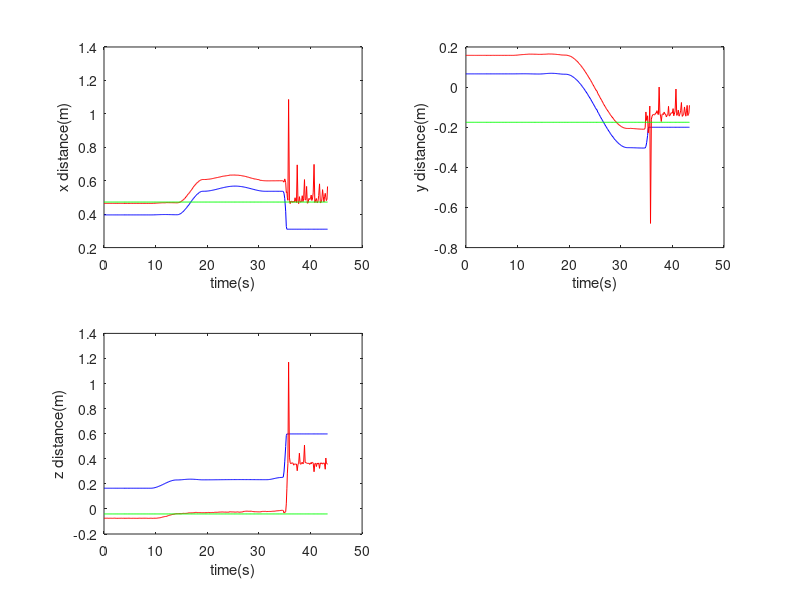

The MATLAB source for this figure: (Note: this script raises an error after producing the figure.)
load aim_point_2_20180829.txt;
sec = aim_point_2_20180829(:,1);
aim_x = aim_point_2_20180829(:,2);
aim_y = aim_point_2_20180829(:,3);
aim_z = aim_point_2_20180829(:,4);

load arm_end_point_20180829.txt;
arm_x = arm_end_point_20180829(:,2);
arm_y = arm_end_point_20180829(:,3);
arm_z = arm_end_point_20180829(:,4);

box_x=0.4724*exp(sec-sec);
box_y=-0.1754*exp(sec-sec);
box_z=-0.04*exp(sec-sec);
figure(2);
subplot(2,2,1);
plot(sec, arm_x,'-b',sec, aim_x,'-r',sec,box_x,'g');

xlabel('time(s)');
ylabel('x distance(m)');
subplot(2,2,2);
plot(sec, arm_y,'-b',sec, aim_y,'-r',sec,box_y,'g');
xlabel('time(s)');
ylabel('y distance(m)');

subplot(2,2,3);
plot(sec, arm_z,'-b',sec, aim_z,'-r',sec,box_z,'g');
xlabel('time(s)');
ylabel('z distance(m)');
legend('arm','parper','box');

